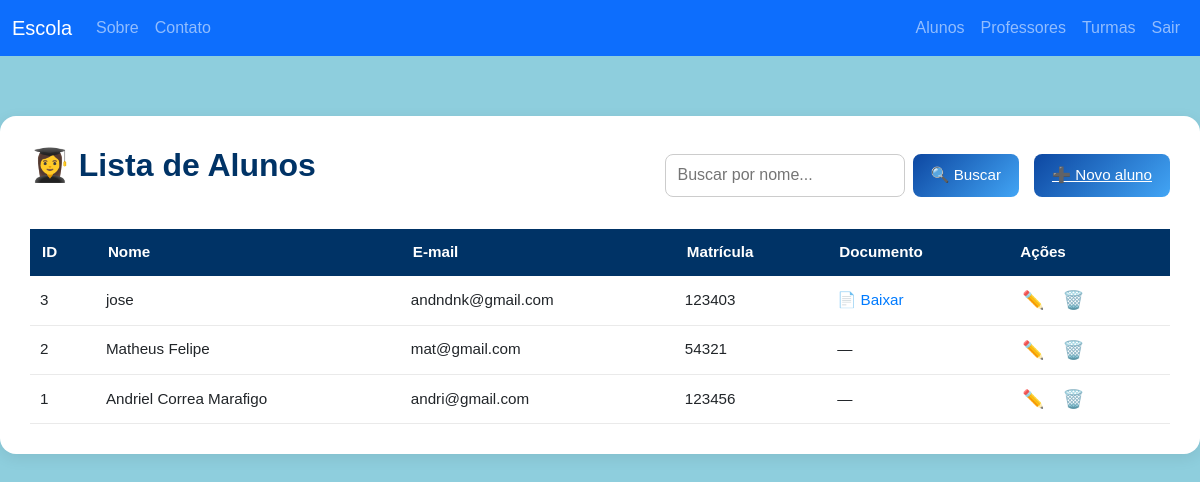
/alunos/ (signed in), run on an earlier commit of the app's database.
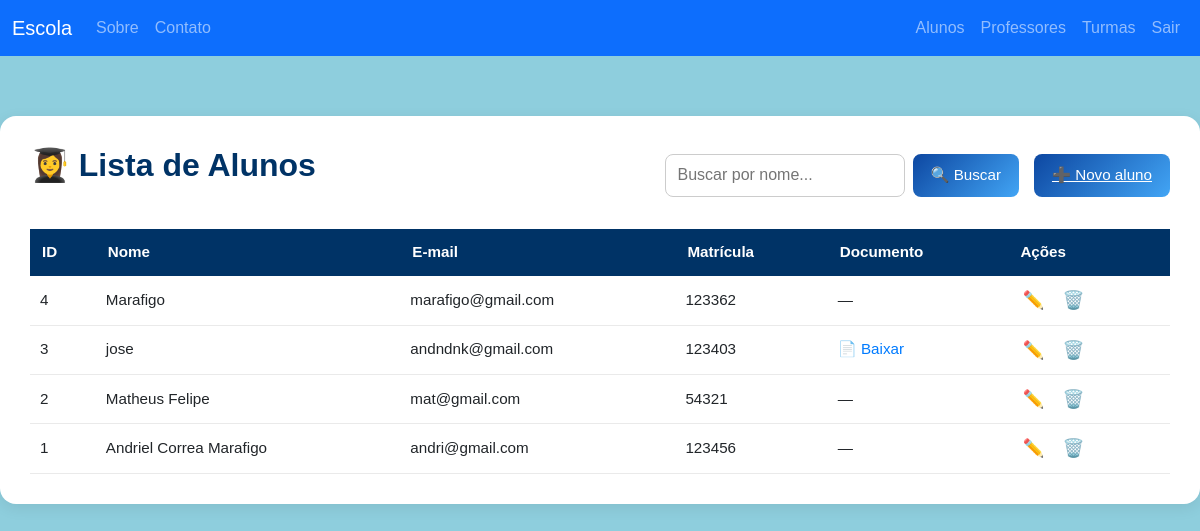
And on a later commit of the database.
### app/models/aluno.py (models this page shows)
class Aluno(db.Model):
    id = db.Column(db.Integer, primary_key=True)
    nome = db.Column(db.String(120), nullable=False)
    email = db.Column(db.String(120), unique=True, nullable=False)
    matricula = db.Column(db.String(40), unique=True, nullable=False)
    documento = db.Column(db.String(255))

### app/controllers/alunos.py (the view)
@bp.route("/")
@login_required
def lista():
    q = request.args.get("q","").strip()
    if q:
        alunos = Aluno.query.filter(Aluno.nome.ilike(f"%{q}%")).all()
    else:
        alunos = Aluno.query.order_by(Aluno.id.desc()).all()
    return render_template("alunos/list.html", alunos=alunos, q=q)

### app/views/templates/alunos/list.html (shortened to what this page needs)
{% extends 'alunos/alunos_base.html' %}
{% block styles %}
  <link rel="stylesheet" href="{{ url_for('static', filename='css/alunos.css') }}?v=1">
{% endblock %}
{% block content %}
<section class="alunos-container">
  <div class="header-section">
    <h1 class="titulo">👩‍🎓 Lista de Alunos</h1>
    <div class="actions">
      <form class="search-form" method="GET">
        <input type="text" name="q" placeholder="Buscar por nome..." value="{{ q }}">
        <button type="submit" class="btn-search">🔍 Buscar</button>
      </form>
      <a href="{{ url_for('alunos.novo') }}" class="btn-add">➕ Novo aluno</a>
    </div>
  </div>
  <div class="table-card">
    <table class="table-alunos">
      <thead>
        <tr>
          <th>ID</th>
          <th>Nome</th>
          <th>E-mail</th>
          <th>Matrícula</th>
          <th>Documento</th>
          <th class="acoes">Ações</th>
        </tr>
      </thead>
      <tbody>
        {% if alunos %}
          {% for a in alunos %}
            <tr>
              <td>{{ a.id }}</td>
              <td>{{ a.nome }}</td>
              <td>{{ a.email }}</td>
              <td>{{ a.matricula }}</td>
              <td>
                {% if a.documento %}
                  <a href="{{ url_for('alunos.download', nome_arquivo=a.documento) }}" class="link-doc">📄 Baixar</a>
                {% else %}
                  <span class="sem-doc">—</span>
                {% endif %}
              </td>
              <td class="acoes">
                <a href="{{ url_for('alunos.editar', id=a.id) }}" class="btn-edit">✏️</a>
                <form method="POST" action="{{ url_for('alunos.excluir', id=a.id) }}" style="display:inline" onsubmit="return confirm('Deseja realmente excluir este aluno?')">
                  <button class="btn-delete" type="submit">🗑️</button>
                </form>
              </td>
            </tr>
          {% endfor %}
        {% else %}
          <tr><td colspan="6" class="sem-registro">Nenhum aluno cadastrado.</td></tr>
        {% endif %}
      </tbody>
    </table>
  </div>
</section>
{% endblock %}

### app/views/templates/alunos/alunos_base.html (shortened to what this page needs)
{% extends 'base.html' %}

### app/views/templates/base.html (shortened to what this page needs)
<!doctype html>
<html lang="pt-br">
<head>
  <link href="https://cdn.jsdelivr.net/npm/bootstrap@5.3.3/dist/css/bootstrap.min.css" rel="stylesheet">
  <link rel="stylesheet" href="https://cdnjs.cloudflare.com/ajax/libs/font-awesome/6.5.0/css/all.min.css">
  <link rel="stylesheet" href="{{ url_for('static', filename='css/style.css') }}">
  {% block styles %}{% endblock %}
</head>
  <body>
    <nav class="navbar navbar-expand-lg navbar-dark bg-primary">
      <div class="container-fluid">
        <a class="navbar-brand" href="{{ url_for('public.home') }}">Escola</a>
        <div class="collapse navbar-collapse" id="nav">
          <ul class="navbar-nav me-auto mb-2 mb-lg-0">
            <li class="nav-item"><a class="nav-link" href="{{ url_for('public.sobre') }}">Sobre</a></li>
            <li class="nav-item"><a class="nav-link" href="{{ url_for('public.contato') }}">Contato</a></li>
          </ul>
          <ul class="navbar-nav">
            {% if current_user.is_authenticated %}
              <li class="nav-item"><a class="nav-link" href="{{ url_for('alunos.lista') }}">Alunos</a></li>
              <li class="nav-item"><a class="nav-link" href="{{ url_for('professores.lista') }}">Professores</a></li>
              <li class="nav-item"><a class="nav-link" href="{{ url_for('turmas.lista') }}">Turmas</a></li>
              <li class="nav-item"><a class="nav-link" href="{{ url_for('auth.logout') }}">Sair</a></li>
            {% else %}
              <li class="nav-item"><a class="nav-link" href="{{ url_for('auth.login') }}">Entrar</a></li>
              <li class="nav-item"><a class="nav-link" href="{{ url_for('auth.register') }}">Cadastrar</a></li>
            {% endif %}
          </ul>
        </div>
      </div>
    </nav>
    <main class="main-container">
      {% block content %}{% endblock %}
    </main>
  </body>
</html>

### app/static/css/style.css (style rules this page uses)
html, body { margin: 0; padding: 0; overflow-x: hidden; height: 100%; font-family: "Poppins", sans-serif; }
.main-container { margin: 0 !important; padding: 0 !important; max-width: 100% !important; }

### app/static/css/alunos.css (style rules this page uses)
body { background-color: #8ecedd !important; }
.alunos-container { max-width: 1200px; margin: 60px auto; padding: 30px; background: #fff; border-radius: 16px; box-shadow: 0 4px 15px rgba(0, 0, 0, 0.08); }
.titulo { font-size: 2rem; font-weight: 700; color: #003366; margin-bottom: 20px; display: flex; align-items: center; gap: 10px; }
.header-section { display: flex; justify-content: space-between; align-items: center; flex-wrap: wrap; margin-bottom: 20px; }
.actions { display: flex; align-items: center; gap: 15px; }
.search-form { display: flex; gap: 8px; }
.search-form input { padding: 8px 12px; border-radius: 8px; border: 1px solid #ccc; min-width: 240px; }
.btn-search { background: linear-gradient(135deg, #0d47a1, #42a5f5); color: white; border: none; border-radius: 8px; padding: 10px 18px; font-size: 0.95rem; font-weight: 500; transition: 0.3s; }
.btn-add { background: linear-gradient(135deg, #0d47a1, #42a5f5); color: white; border: none; border-radius: 8px; padding: 10px 18px; font-size: 0.95rem; font-weight: 500; transition: 0.3s; }
.table-card { margin-top: 25px; overflow-x: auto; }
.table-alunos { width: 100%; border-collapse: collapse; text-align: left; font-size: 0.95rem; }
.table-alunos th { background: #003366; color: white; padding: 12px; text-align: left; }
.table-alunos td { padding: 10px; border-bottom: 1px solid #eaeaea; }
.link-doc { color: #007bff; text-decoration: none; }
.btn-edit, .btn-delete { text-decoration: none; font-size: 1.1rem; margin: 0 4px; transition: 0.3s; }
.btn-edit { color: #ffc107; }
.btn-delete { color: #dc3545; border: none; background: none; cursor: pointer; }

What changed in the data, as far as the page shows it:
added Aluno: id "4", nome "Marafigo", email "marafigo@gmail.com", matricula "123362"
